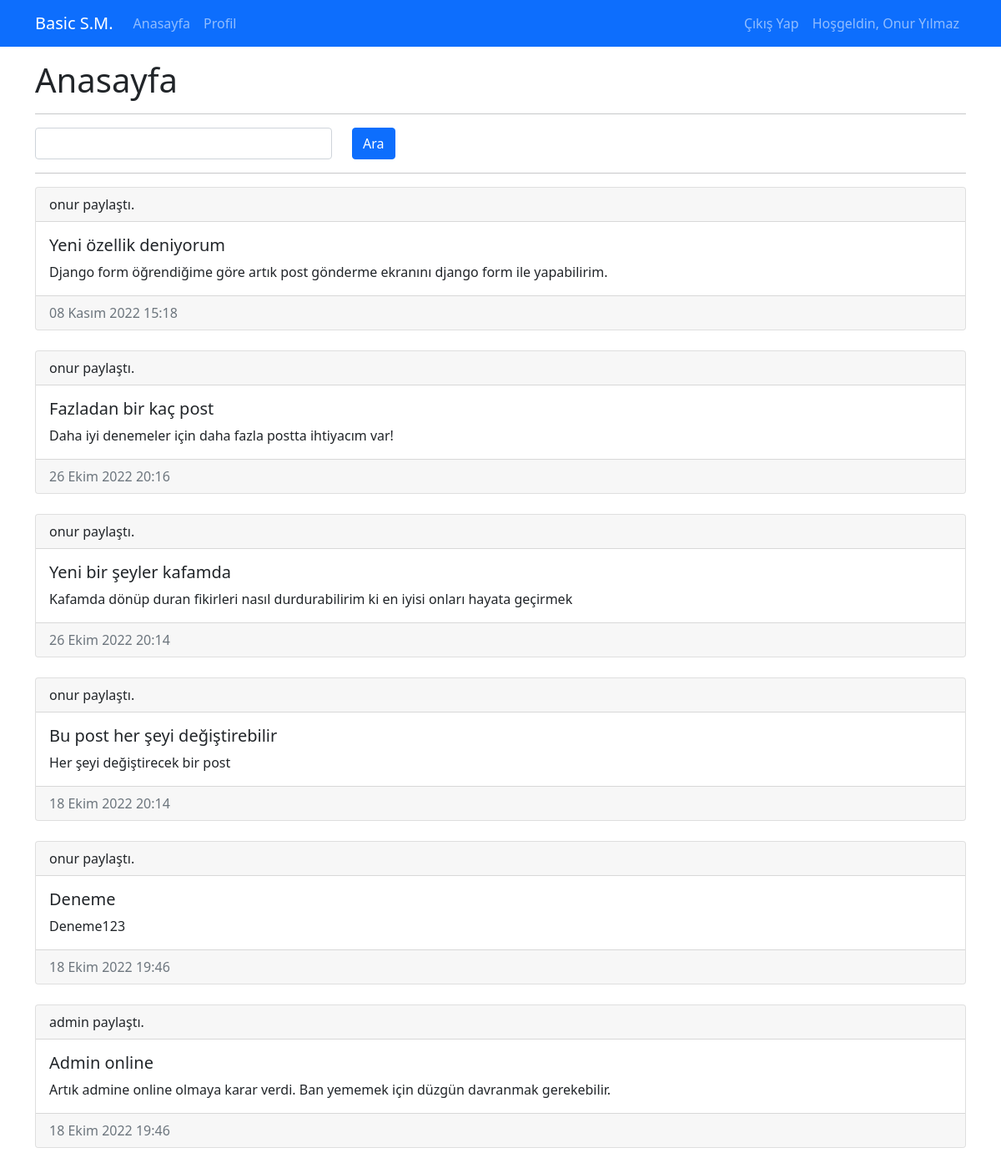
Screenshot of / (signed in) with the database file from the repository.
### feed/models.py (models this page shows, shortened)
class UserPost(models.Model):
    title = models.CharField(max_length=150)
    post_text = models.TextField()
    post_date = models.DateTimeField(default=timezone.now)
    owner = models.ForeignKey(User, on_delete=models.CASCADE)

### core/views.py (the view)
# urls.py: path("", views.index, name="home"),
def index(request):
    template = "core/index.html"
    if 'q' in request.GET and request.GET.get('q'):
        q = request.GET['q']
        all_post = UserPost.objects.filter(Q(title__contains=q) | Q(post_text__contains=q)).order_by('-post_date')
    else:
        all_post = UserPost.objects.all().order_by('-post_date')
    context = {
        "all_post" : all_post
    }
    return render(request, template, context)

### core/templates/core/index.html (shortened to what this page needs)
{% extends 'base.html' %}
{% load static %}
{% block css_files %}
    <link rel="stylesheet" href="{% static 'core/css/style.css' %}">
{% endblock %}
{% block content %}
    <div class="container mt-3">
        <div class="row">
            <div class="col-12">
                <h1>Anasayfa</h1>
                <hr>
                <form action="" method="GET">
                    <div class="row">
                        <div class="col-4">
                            <input type="text" class="form-control" name="q">
                        </div>
                        <div class="col">
                            <button type="submit" class="btn btn-primary">Ara</button>
                        </div>
                    </div>
                </form>
                <hr>
                {% include 'feed/partials/_get_post.html' %}
            </div>
        </div>
    </div>
{% endblock %}

### templates/partials/_navbar.html (shortened to what this page needs)
<nav class="navbar navbar-dark bg-primary navbar-expand-lg">
    <div class="container">
        <a class="navbar-brand" href="{% url 'home' %}">Basic S.M.</a>
        <ul class="navbar-nav me-auto">
            <li class="nav-item">
                <a class="nav-link" href="{% url 'home' %}">Anasayfa</a>
            </li>
            <li class="nav-item">
                <a class="nav-link" href="{% url 'profile' %}">Profil</a>
            </li>
        </ul>
        <ul class="navbar-nav ms-auto">
            {% if user.is_authenticated %}
                <li class="nav-item">
                    <a class="nav-link" href="{% url 'logout' %}">Çıkış Yap</a>
                </li>
                <li class="nav-item">
                    <a class="nav-link" href="">Hoşgeldin, {{ user.get_full_name|title }} </a>
                </li>
            {% endif %}
        </ul>
    </div>
</nav>

### feed/templates/feed/partials/_get_post.html
{% if all_post|length > 0 %}
    {% for post in all_post%}
    <div class="card">
        <div class="card-header">
            {{post.owner.username}} paylaştı.
        </div>
        <div class="card-body">
            <h5 class="card-title">{{post.title}}</h5>
            <p class="card-text">{{post.post_text}}</p>
        </div>
        <div class="card-footer text-muted">
            {{post.post_date}}
        </div>
    </div>
    <br>
    {% endfor %}
{% endif %}

### rows the page displays
UserPost: owner.username "onur", title "Yeni özellik deniyorum", post_text "Django form öğrendiğime göre artık post gönderme ekranını django form ile yapabilirim.", post_date "08 Kasım 2022 15:18"
UserPost: owner.username "onur", title "Fazladan bir kaç post", post_text "Daha iyi denemeler için daha fazla postta ihtiyacım var!", post_date "26 Ekim 2022 20:16"
UserPost: owner.username "onur", title "Yeni bir şeyler kafamda", post_text "Kafamda dönüp duran fikirleri nasıl durdurabilirim ki en iyisi onları hayata geçirmek", post_date "26 Ekim 2022 20:14"
UserPost: owner.username "onur", title "Bu post her şeyi değiştirebilir", post_text "Her şeyi değiştirecek bir post", post_date "18 Ekim 2022 20:14"
UserPost: owner.username "onur", title "Deneme", post_text "Deneme123", post_date "18 Ekim 2022 19:46"
UserPost: owner.username "admin", title "Admin online", post_text "Artık admine online olmaya karar verdi. Ban yememek için düzgün davranmak gerekebilir.", post_date "18 Ekim 2022 19:46"

### other values shown
{{ user.get_full_name|title }} "Onur Yılmaz"
